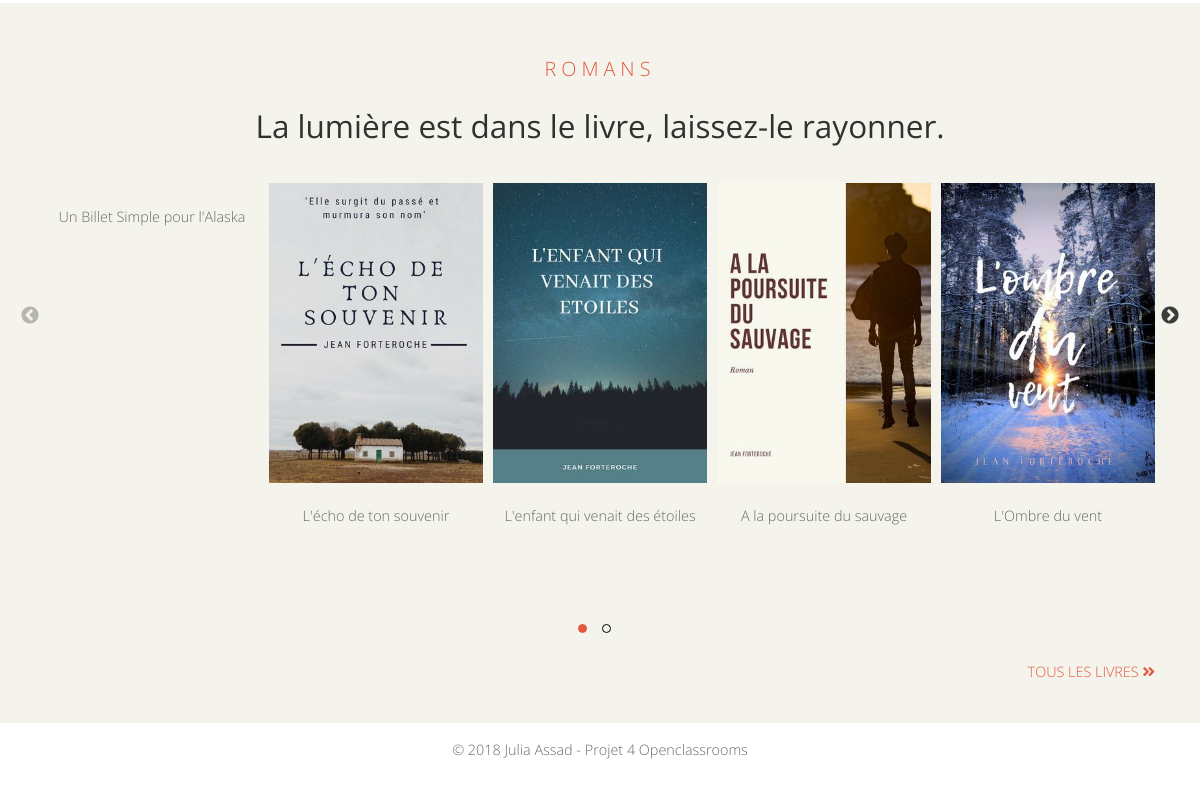
Before: / (lower part) with the older database file.
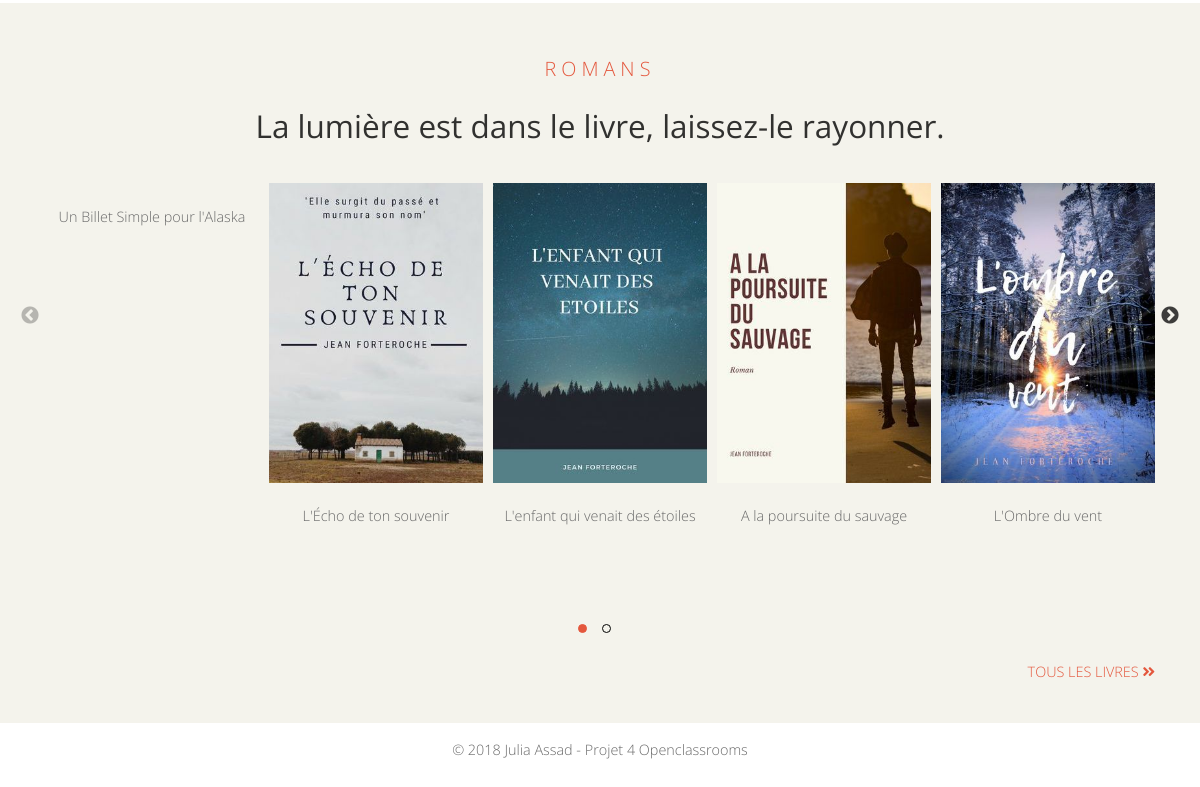
After: the same page with the newer database file.
### tables this page shows
CREATE TABLE `books` (
  `id` int(11) NOT NULL,
  `title` varchar(255) NOT NULL,
  `summary` text NOT NULL,
  `genre` varchar(11) NOT NULL,
  `image` varchar(255) NOT NULL
);

### app/controllers/Home.php (called while the page is built)
<?php
  class Home extends Controller
  {
      private $chapterModel;
      private $bookModel;
      public function __construct()
      {
          $this->chapterModel = $this->model('AdminChapter');
          $this->bookModel = $this->model('AdminBook');
          $this->userModel = $this->model('User');
      }
      public function index()
      {
          $id = 1;
          $chapters = $this->chapterModel->getChapters();
          $books = $this->bookModel->getBooks();
          $author = $this->userModel->getCurrentUser($id);
          $data = [
             'chapters' => $chapters,
             'books' => $books,
             'author' => $author
            ];
          $this->view('pages/index', $data);
      }
  }

### app/libraries/core.php (called while the page is built, shortened)
<?php
class Core
{
    protected $currentMethod = 'Index';
    public function __construct()
    {
        $url = $this->getUrl();
        $this->currentController = new $this->currentController;
        $this->params = $url ? array_values($url) : [];
        call_user_func_array([$this->currentController, $this->currentMethod], $this->params);
    }
}

### public/index.php (called while the page is built, shortened)
<?php
$init = new Core;

### app/libraries/database.php (called while the page is built, shortened)
<?php
class Database
{
 private $host = DB_HOST;
 private $user = DB_USER;
 private $pass = DB_PASS;
 private $dbname = DB_NAME;
 private $dbh;
 private $stmt;
 public function __construct()
 {
  $dsn = 'mysql:host=' . $this->host . ';dbname=' . $this->dbname;
  $options = array(
   PDO::ATTR_PERSISTENT => true,
   PDO::ATTR_ERRMODE => PDO::ERRMODE_EXCEPTION,
  );
  try {
   $this->dbh = new PDO($dsn, $this->user, $this->pass, $options);
  } catch (PDOException $e) {
   $this->error = $e->getMessage();
   echo $this->error;
  }
 }
 public function query($sql)
 {
  $this->stmt = $this->dbh->prepare($sql);
 }
 public function bind($param, $value, $type = null)
 {
  if (is_null($type)) {
   switch (true) {
    case is_int($value):
     $type = PDO::PARAM_INT;
     break;
   }
  }
  $this->stmt->bindValue($param, $value, $type);
 }
 public function execute()
 {
  return $this->stmt->execute();
 }
 public function resultSet()
 {
  $this->execute();
  return $this->stmt->fetchAll(PDO::FETCH_OBJ);
 }
}

### app/models/AdminBook.php (called while the page is built, shortened)
<?php
class AdminBook
{
 private $db;
 public function __construct()
 {
  $this->db = new Database;
 }
 public function getBooks()
 {
  $this->db->query('SELECT * FROM books');
  $results = $this->db->resultSet();
  return $results;
 }
}

### app/views/pages/index.php (the view, shortened to what this page needs)
<?php require APPROOT . '/views/inc/header.php';?>
<body class="front-page">
  <div id="container">
    <section id="books-section">
      <div class="container">
        <div class="books-headings text-center">
          <h2 class="heading-sub-title accent-color">Romans</h2>
          <h3 class="heading-title">La lumière est dans le livre, laissez-le rayonner.</h3>
        </div>
        <div class="book-list">
          <?php foreach ($data['books'] as $book): ?>
          <div class="book-item">
            <img class="img-fluid" src="<?php echo URLROOT; ?>/uploads/<?php echo $book->image; ?>" alt="">
            <div class="book-info">
              <a href="<?php echo URLROOT; ?>/livres/<?php echo $book->id; ?>">
                <p class="title text-center p-2"><?php echo $book->title; ?></p>
              </a>
            </div>
          </div>
          <?php endforeach;?>
        </div>
        <div class="d-flex justify-content-end">
          <a class="text-uppercase" href="<?php echo URLROOT; ?>/livres">Tous les livres <i class="fas fa-angle-double-right color-custom-red"></i></a></div>
      </div>
    </section>
  </div>
  <?php require APPROOT . '/views/inc/footer.php';?>

### app/libraries/controller.php (shortened to what this page needs)
<?php
class Controller
{
 public function view($view, $data = [])
 {
  if (file_exists('../app/views/' . $view . '.php')) {
   require_once '../app/views/' . $view . '.php';
  } else {
   die("View does not exist");
  }
 }
}

### app/views/inc/header.php (shortened to what this page needs)
<!DOCTYPE html>
<html lang="fr">
<head>
  <link rel="stylesheet" href="https://use.fontawesome.com/releases/v5.7.2/css/all.css">
  <link href="<?php echo URLROOT; ?>/dist/main.css" rel="stylesheet" type="text/css" media="screen">
  <link href="<?php echo URLROOT; ?>/dist/style.css" rel="stylesheet" type="text/css" media="screen">
</head>

### app/views/inc/footer.php (shortened to what this page needs)
<footer class="py-4 text-center">
  <div class="container">
    <p>© 2018 Julia Assad - Projet 4 Openclassrooms</p>
  </div>
</footer>
</body>
</html>

Changed rows visible on the page:
changed books: title "L'écho de ton souvenir" → "L'Écho de ton souvenir"
